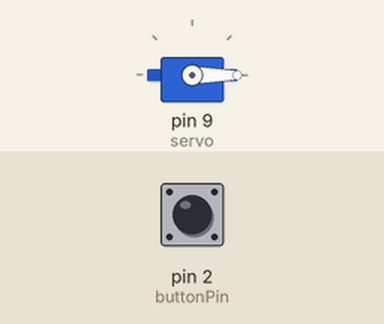
A sketch run on a simulated Arduino Uno, built with avr-gcc and run on an emulated ATmega328P. Shown: servo. The inputs (shaded band) are chosen by the test bench; at power-on: pin 2 (buttonPin) LOW.

Above: at 1.2 s.
1.3 s: pin 2 (buttonPin) pulled HIGH for 0.15 s
At 1.38 s:
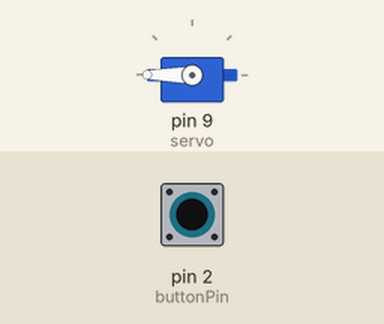
2.9 s: pin 2 (buttonPin) pulled HIGH for 3.2 s
At 6.8 s:
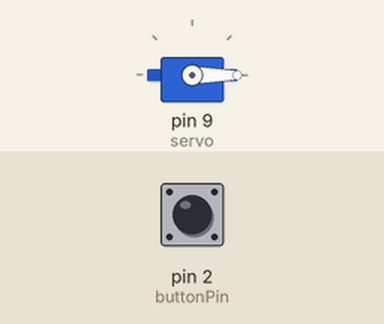
Timing chart, 0 to 8.3 s (numbered marks = the images above; inputs shaded):
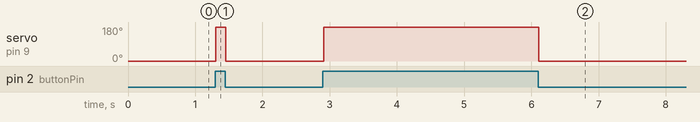

The sketch:

Blinds_Control.ino
```cpp
#include <Servo.h>

Servo servo;

const int buttonPin = 2;
int pos = 0;
int buttonState = 0;

void setup()
{
  servo.attach(9);
  pinMode(buttonPin, INPUT);
}

void loop()
{
  buttonState = digitalRead(buttonPin);
  if (buttonState)
  {
    servo.write(180);
    delay(15);
  }
  else
  {
    servo.write(0);
    delay(15);
  }
}
```

Measured:
- after the input at 1.3 s, servo on pin 9 (servo): 0° → 180° at once, → 0° 0.15 s later
- after the input at 2.9 s, servo on pin 9 (servo): 0° → 180° at once, → 0° 3.2 s later
